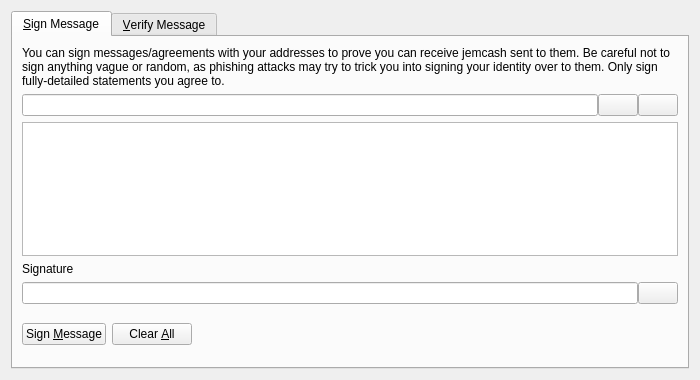
<?xml version="1.0" encoding="UTF-8"?>
<ui version="4.0">
 <class>SignVerifyMessageDialog</class>
 <widget class="QDialog" name="SignVerifyMessageDialog">
  <property name="geometry">
   <rect>
    <x>0</x>
    <y>0</y>
    <width>700</width>
    <height>380</height>
   </rect>
  </property>
  <property name="windowTitle">
   <string>Signatures - Sign / Verify a Message</string>
  </property>
  <property name="modal">
   <bool>true</bool>
  </property>
  <layout class="QVBoxLayout" name="verticalLayout">
   <item>
    <widget class="QTabWidget" name="tabWidget">
     <property name="currentIndex">
      <number>0</number>
     </property>
     <widget class="QWidget" name="tabSignMessage">
      <attribute name="title">
       <string>&amp;Sign Message</string>
      </attribute>
      <layout class="QVBoxLayout" name="verticalLayout_SM">
       <item>
        <widget class="QLabel" name="infoLabel_SM">
         <property name="text">
          <string>You can sign messages/agreements with your addresses to prove you can receive jemcash sent to them. Be careful not to sign anything vague or random, as phishing attacks may try to trick you into signing your identity over to them. Only sign fully-detailed statements you agree to.</string>
         </property>
         <property name="textFormat">
          <enum>Qt::PlainText</enum>
         </property>
         <property name="wordWrap">
          <bool>true</bool>
         </property>
        </widget>
       </item>
       <item>
        <layout class="QHBoxLayout" name="horizontalLayout_1_SM">
         <property name="spacing">
          <number>0</number>
         </property>
         <item>
          <widget class="QValidatedLineEdit" name="addressIn_SM">
           <property name="toolTip">
            <string>The Bitcoin address to sign the message with</string>
           </property>
          </widget>
         </item>
         <item>
          <widget class="QPushButton" name="addressBookButton_SM">
           <property name="toolTip">
            <string>Choose previously used address</string>
           </property>
           <property name="text">
            <string/>
           </property>
           <property name="icon">
            <iconset resource="../bitcoin.qrc">
             <normaloff>:/icons/address-book</normaloff>:/icons/address-book</iconset>
           </property>
           <property name="shortcut">
            <string>Alt+A</string>
           </property>
           <property name="autoDefault">
            <bool>false</bool>
           </property>
          </widget>
         </item>
         <item>
          <widget class="QPushButton" name="pasteButton_SM">
           <property name="toolTip">
            <string>Paste address from clipboard</string>
           </property>
           <property name="text">
            <string/>
           </property>
           <property name="icon">
            <iconset resource="../bitcoin.qrc">
             <normaloff>:/icons/editpaste</normaloff>:/icons/editpaste</iconset>
           </property>
           <property name="shortcut">
            <string>Alt+P</string>
           </property>
           <property name="autoDefault">
            <bool>false</bool>
           </property>
          </widget>
         </item>
        </layout>
       </item>
       <item>
        <widget class="QPlainTextEdit" name="messageIn_SM">
         <property name="toolTip">
          <string>Enter the message you want to sign here</string>
         </property>
        </widget>
       </item>
       <item>
        <widget class="QLabel" name="signatureLabel_SM">
         <property name="text">
          <string>Signature</string>
         </property>
         <property name="textFormat">
          <enum>Qt::PlainText</enum>
         </property>
        </widget>
       </item>
       <item>
        <layout class="QHBoxLayout" name="horizontalLayout_2_SM">
         <property name="spacing">
          <number>0</number>
         </property>
         <item>
          <widget class="QLineEdit" name="signatureOut_SM">
           <property name="font">
            <font>
             <italic>true</italic>
            </font>
           </property>
           <property name="readOnly">
            <bool>true</bool>
           </property>
          </widget>
         </item>
         <item>
          <widget class="QPushButton" name="copySignatureButton_SM">
           <property name="toolTip">
            <string>Copy the current signature to the system clipboard</string>
           </property>
           <property name="text">
            <string/>
           </property>
           <property name="icon">
            <iconset resource="../bitcoin.qrc">
             <normaloff>:/icons/editcopy</normaloff>:/icons/editcopy</iconset>
           </property>
           <property name="autoDefault">
            <bool>false</bool>
           </property>
          </widget>
         </item>
        </layout>
       </item>
       <item>
        <layout class="QHBoxLayout" name="horizontalLayout_3_SM">
         <item>
          <widget class="QPushButton" name="signMessageButton_SM">
           <property name="toolTip">
            <string>Sign the message to prove you own this Jemcash address</string>
           </property>
           <property name="text">
            <string>Sign &amp;Message</string>
           </property>
           <property name="icon">
            <iconset resource="../bitcoin.qrc">
             <normaloff>:/icons/edit</normaloff>:/icons/edit</iconset>
           </property>
           <property name="autoDefault">
            <bool>false</bool>
           </property>
          </widget>
         </item>
         <item>
          <widget class="QPushButton" name="clearButton_SM">
           <property name="toolTip">
            <string>Reset all sign message fields</string>
           </property>
           <property name="text">
            <string>Clear &amp;All</string>
           </property>
           <property name="icon">
            <iconset resource="../bitcoin.qrc">
             <normaloff>:/icons/remove</normaloff>:/icons/remove</iconset>
           </property>
           <property name="autoDefault">
            <bool>false</bool>
           </property>
          </widget>
         </item>
         <item>
          <spacer name="horizontalSpacer_1_SM">
           <property name="orientation">
            <enum>Qt::Horizontal</enum>
           </property>
           <property name="sizeHint" stdset="0">
            <size>
             <width>40</width>
             <height>48</height>
            </size>
           </property>
          </spacer>
         </item>
         <item>
          <widget class="QLabel" name="statusLabel_SM">
           <property name="font">
            <font>
             <weight>75</weight>
             <bold>true</bold>
            </font>
           </property>
           <property name="text">
            <string/>
           </property>
           <property name="wordWrap">
            <bool>true</bool>
           </property>
          </widget>
         </item>
         <item>
          <spacer name="horizontalSpacer_2_SM">
           <property name="orientation">
            <enum>Qt::Horizontal</enum>
           </property>
           <property name="sizeHint" stdset="0">
            <size>
             <width>40</width>
             <height>48</height>
            </size>
           </property>
          </spacer>
         </item>
        </layout>
       </item>
      </layout>
     </widget>
     <widget class="QWidget" name="tabVerifyMessage">
      <attribute name="title">
       <string>&amp;Verify Message</string>
      </attribute>
      <layout class="QVBoxLayout" name="verticalLayout_VM">
       <item>
        <widget class="QLabel" name="infoLabel_VM">
         <property name="text">
          <string>Enter the receiver's address, message (ensure you copy line breaks, spaces, tabs, etc. exactly) and signature below to verify the message. Be careful not to read more into the signature than what is in the signed message itself, to avoid being tricked by a man-in-the-middle attack. Note that this only proves the signing party receives with the address, it cannot prove sendership of any transaction!</string>
         </property>
         <property name="textFormat">
          <enum>Qt::PlainText</enum>
         </property>
         <property name="alignment">
          <set>Qt::AlignLeading|Qt::AlignLeft|Qt::AlignTop</set>
         </property>
         <property name="wordWrap">
          <bool>true</bool>
         </property>
        </widget>
       </item>
       <item>
        <layout class="QHBoxLayout" name="horizontalLayout_1_VM">
         <property name="spacing">
          <number>0</number>
         </property>
         <item>
          <widget class="QValidatedLineEdit" name="addressIn_VM">
           <property name="toolTip">
            <string>The Jemcash address the message was signed with</string>
           </property>
          </widget>
         </item>
         <item>
          <widget class="QPushButton" name="addressBookButton_VM">
           <property name="toolTip">
            <string>Choose previously used address</string>
           </property>
           <property name="text">
            <string/>
           </property>
           <property name="icon">
            <iconset resource="../bitcoin.qrc">
             <normaloff>:/icons/address-book</normaloff>:/icons/address-book</iconset>
           </property>
           <property name="shortcut">
            <string>Alt+A</string>
           </property>
           <property name="autoDefault">
            <bool>false</bool>
           </property>
          </widget>
         </item>
        </layout>
       </item>
       <item>
        <widget class="QPlainTextEdit" name="messageIn_VM"/>
       </item>
       <item>
        <widget class="QValidatedLineEdit" name="signatureIn_VM"/>
       </item>
       <item>
        <layout class="QHBoxLayout" name="horizontalLayout_2_VM">
         <item>
          <widget class="QPushButton" name="verifyMessageButton_VM">
           <property name="toolTip">
            <string>Verify the message to ensure it was signed with the specified Jemcash address</string>
           </property>
           <property name="text">
            <string>Verify &amp;Message</string>
           </property>
           <property name="icon">
            <iconset resource="../bitcoin.qrc">
             <normaloff>:/icons/transaction_0</normaloff>:/icons/transaction_0</iconset>
           </property>
           <property name="autoDefault">
            <bool>false</bool>
           </property>
          </widget>
         </item>
         <item>
          <widget class="QPushButton" name="clearButton_VM">
           <property name="toolTip">
            <string>Reset all verify message fields</string>
           </property>
           <property name="text">
            <string>Clear &amp;All</string>
           </property>
           <property name="icon">
            <iconset resource="../bitcoin.qrc">
             <normaloff>:/icons/remove</normaloff>:/icons/remove</iconset>
           </property>
           <property name="autoDefault">
            <bool>false</bool>
           </property>
          </widget>
         </item>
         <item>
          <spacer name="horizontalSpacer_1_VM">
           <property name="orientation">
            <enum>Qt::Horizontal</enum>
           </property>
           <property name="sizeHint" stdset="0">
            <size>
             <width>40</width>
             <height>48</height>
            </size>
           </property>
          </spacer>
         </item>
         <item>
          <widget class="QLabel" name="statusLabel_VM">
           <property name="font">
            <font>
             <weight>75</weight>
             <bold>true</bold>
            </font>
           </property>
           <property name="text">
            <string/>
           </property>
           <property name="wordWrap">
            <bool>true</bool>
           </property>
          </widget>
         </item>
         <item>
          <spacer name="horizontalSpacer_2_VM">
           <property name="orientation">
            <enum>Qt::Horizontal</enum>
           </property>
           <property name="sizeHint" stdset="0">
            <size>
             <width>40</width>
             <height>48</height>
            </size>
           </property>
          </spacer>
         </item>
        </layout>
       </item>
      </layout>
     </widget>
    </widget>
   </item>
  </layout>
 </widget>
 <customwidgets>
  <customwidget>
   <class>QValidatedLineEdit</class>
   <extends>QLineEdit</extends>
   <header>qvalidatedlineedit.h</header>
  </customwidget>
 </customwidgets>
 <resources>
  <include location="../bitcoin.qrc"/>
 </resources>
 <connections/>
</ui>
